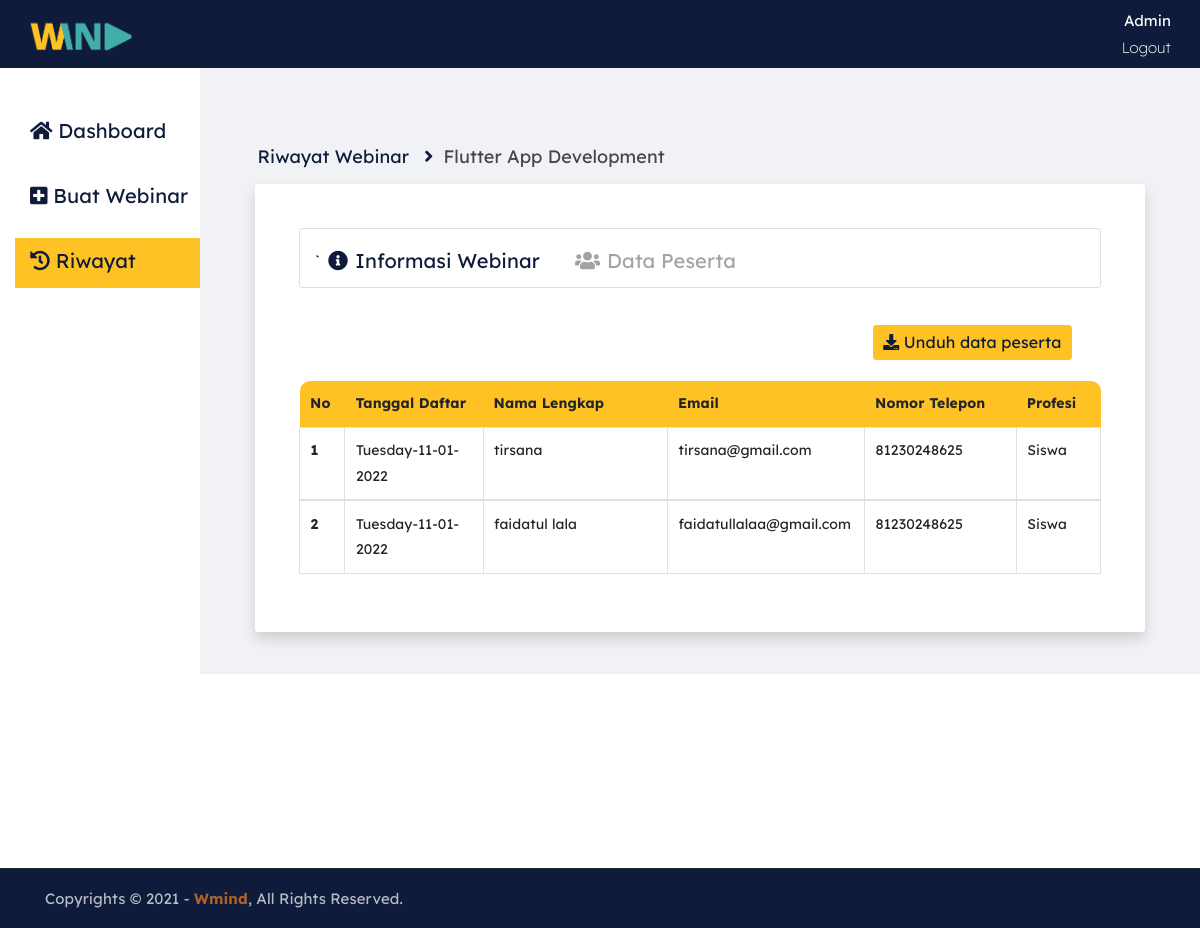
Page /data-peserta-eo.php?id_webinar=24 (signed in) on the committed database.
### tables this page shows
CREATE TABLE `tb_daftar_peserta` (
  `id_peserta` int(11) NOT NULL,
  `id_webinar_session` int(11) NOT NULL,
  `id_author` int(11) NOT NULL,
  `id_author_eo` int(11) NOT NULL,
  `tgl_daftar` varchar(225) DEFAULT NULL,
  `nama_peserta` varchar(225) NOT NULL,
  `email_peserta` varchar(225) NOT NULL,
  `notelp_peserta` bigint(100) NOT NULL,
  `profesi_peserta` varchar(50) NOT NULL
);

### data-peserta-eo.php (the view, shortened to what this page needs)
<!DOCTYPE html>
<html lang="en">
<head>
	<link rel="stylesheet" href="assets/css/all.min.css">
	<link rel="stylesheet" href="assets/bootstrap/css/bootstrap.min.css">
	<link rel="stylesheet" href="assets/css/owl.carousel.css">
	<link rel="stylesheet" href="assets/css/magnific-popup.css">
	<link rel="stylesheet" href="assets/css/animate.css">
	<link rel="stylesheet" href="assets/css/meanmenu.min.css">
	<link rel="stylesheet" href="assets/css/main.css">
	<link rel="stylesheet" href="assets/css/css_sherly.css">
	<link rel="stylesheet" href="assets/css/responsive.css">
</head>
<body>
    <nav class="navbar navBarEo">
        <div class="container-fluid navBarEo">
            <a class="navbar-brand" href="index.php">
                <img src="assets/img/logo_transparan.png" style="width: 70%" alt="">
            </a>
            <div class="navBarUsername">
				<p class="panggilUsername"> <?php echo $_SESSION['username']; ?></p>
				<a class="txtLogout" href="logout.php">Logout</a>
			</div>
        </div>
    </nav>
	<div class="container-fluid">
		<div class="row" >
			<div class="col-md-2 colKiri">
				<div class="sidebarEo">
				    <ul style='list-style-type: none;'>
						<li class="listMenu" >
							<a class="pilihanMenu" href="dashboard-eo.php"><i class="fas fa-home"></i> Dashboard</a>
						</li>
						<li class="listMenu">
							<a class="pilihanMenu" href="buat-webinar-eo
							.php"><i class="fas fa-plus-square"></i> Buat Webinar</a>
						</li>
						<li class="listMenu active ">
							<a class="pilihanMenu" href="riwayat-webinar-eo.php"><i class="fas fa-history" ></i> Riwayat</a>
						</li>
					</ul>
				</div>
			</div>
			<div class="col-md-10" style="background-color: #F0F2F5; height: 100%;">
				<div class="cardDashboard">
					<div class="card detailRiwayat">
						<div class="card-body row petunjukDetail">
							<h6 class="card-title"><a href="riwayat-webinar-eo.php">Riwayat Webinar </a><i class="fas fa-angle-right ikonAngleRight" ></i></h6>
							<h6 class="card-title active">
								<?php
									$title = $_SESSION['judul_webinar'];
									$new = [];
									if($new) {
										$new = implode(" ", $new);
										print_r($new); echo '...';
									}
									else {
										print_r($title);
									}
								?>
							</h6>
						</div>
					</div>
					<div class="card shadow p-3 mb-5 bg-white rounded" style="width: 100%; border: none; border-radius: 6px; ">
						<div class="card-body" style="margin: 20px; padding: 10px;" >
							<div class="d-flex justify-content-center ">
								<div class="card cardPilihanDetail">
									<nav class="navbar navbar-expand-lg">
										<div class="collapse navbar-collapse" >
										`	<div class="navbar-nav">
												<a class="nav-item nav-link navLinkDetail mr-2 active" href="detail-webinar-eo.php?id_webinar=<?php echo $_SESSION['id_webinar'];?>" ><i class="fas fa-info-circle mr-2"></i>Informasi Webinar</a>
												<a class="nav-item nav-link navLinkDetail ml-3" href="data-peserta-eo.php?id_webinar=<?php echo $_SESSION['id_webinar']; ?>"><i class="fas fa-users mr-2"></i>Data Peserta</a>
											</div>
										</div>
									</nav>
								</div>
							</div>
							<div class="navbar">
								<div class="container d-flex justify-content-end mb-3 ">
                                    <a href="unduh-data-peserta.php?id_webinar=<?php echo $_SESSION['id_webinar']; ?>" class="btn btn-dark unduhDataPeserta"><i class="fas fa-download"></i> Unduh data peserta</a>
                                </div>
							</div>
                            <table class="table table-bordered tabelRiwayat" >
								<thead>
									<tr class="tabelThead">
										<th scope="col" style="border-top-left-radius: 10px; border: none; width: 50px">No</th>
										<th scope="col" style="border: none; width: 200px">Tanggal Daftar</th>
										<th scope="col" style="border: none; width: 300px">Nama Lengkap</th>
										<th scope="col" style="border: none; width: 200px ">Email</th>
                                        <th scope="col" style="border: none; width: 200px ">Nomor Telepon</th>
										<th scope="col" style="border-top-right-radius: 10px; border: none; width: 100px;">Profesi</th>
									</tr>
								</thead>
									<?php
										include "koneksi.php";
										$id_webinar_session=$_SESSION['id_webinar'];
										$no=1;
										$cari = $_POST['inputCari'];
										if($cari != ''){
											$select= mysqli_query($koneksi, "SELECT * FROM tb_daftar_peserta WHERE id_webinar_session='$id_webinar_session' AND nama_peserta LIKE '%".$cari."%' OR profesi_peserta LIKE '%".$cari."%' ");
										}else{
											$select= mysqli_query($koneksi, "SELECT * FROM tb_daftar_peserta WHERE id_webinar_session='$id_webinar_session' ");
										}
										if(mysqli_num_rows($select)){
											while ($data=mysqli_fetch_array ($select)){
									?>
								<tbody>
									<tr>
										<th><?php echo $no++;?></th>
										<td style="text-transform: capitalize;"><?php echo $data['tgl_daftar'];?> </td>
										<td><?php echo $data['nama_peserta'];?> </td>
                                        <td><?php echo $data['email_peserta'];?> </td>
                                        <td><?php echo $data['notelp_peserta'];?> </td>
										<td><?php echo $data['profesi_peserta'];?> </td>
									</tr>
								</tbody>
								<?php } } else{
										echo '<tr class="align-middle"><td colspan="5">Tidak ada data</td></tr>';
									}?>
							</table>
						</div>
					</div>
				</div>
			</div>
		</div>
	</div>
	<div class="copyright" style="background-color: #0E1B3A">
		<div class="container">
			<div class="row">
				<div class="col-lg-6 col-md-12">
					<p>Copyrights &copy; 2021 - <a href="https://imransdesign.com/">Wmind</a>,  All Rights Reserved.</p>
				</div>
			</div>
		</div>
	</div>
</body>
</html>

### assets/css/main.css (style rules this page uses)
html { font-size: 14px; font-weight: 400; line-height: 28px; height: 100%; }
body { font-family: 'Lexend Deca', sans-serif; font-weight: 400; font-size: 1rem; letter-spacing: 0.1px; line-height: 1.8; color: #051922; overflow-x: hidden; }
body img { max-width: 100%; }
a { cursor: pointer; text-decoration: none; -webkit-transition: all 0.2s ease-in-out; -o-transition: all 0.2s ease-in-out; transition: all 0.2s ease-in-out; }
h1, .h1, h2, .h2, h3, .h3, h4, .h4, h5, .h5, h6, .h6 { font-family: 'Lexend Deca', sans-serif; font-weight: 700; margin: 0 0 1.25rem 0; color: #051922; }
h1:last-child, .h1:last-child, h2:last-child, .h2:last-child, h3:last-child, .h3:last-child, h4:last-child, .h4:last-child, h5:last-child, .h5:last-child, h6:last-child, .h6:last-child { margin: 0; }
h6, .h6 { font-size: 1rem; font-weight: 700; line-height: 1.5rem; }
p { font-family: 'Lexend Deca', sans-serif; font-weight: 400; font-size: 1rem; letter-spacing: 0.1px; line-height: 1.8; color: #051922; margin: 0 0 1.25rem 0; }
p:last-child { margin: 0; }
a.navbar-brand img { max-width: 150px; }
.copyright { background-color: #051922; border-top: 1px solid #232a35; }
.copyright p { margin: 0; color: #fff; opacity: 0.7; padding: 16px 0; font-size: 15px; }
.copyright a { color: #F28123; font-weight: 700; }
a.navbar-brand { -webkit-transition: 0.3s; -o-transition: 0.3s; transition: 0.3s; }
html, body { height: 100%; }
thead { border-bottom: 1px solid #eee; }

### assets/css/css_sherly.css (style rules this page uses)
.navBarEo { background-color: #0E1B3A; }
.navBarUsername { text-align: right; }
.panggilUsername { color: white; font-family: 'Lexend Deca', sans-serif; font-size: 15px; margin-bottom: 0px; text-transform: capitalize; }
.txtLogout { color: white; font-family: 'Lexend Deca', sans-serif; font-size: 15px; font-weight: 200; }
.colKiri { height: 800px; background-color: white; width: 300px; }
.sidebarEo { padding-top: 40px; margin-left: -20px; width: 400px; }
.sidebarEo ul li.active { background-color: #FFC224; color: white !important; }
.listMenu { margin-left: -20px; padding-top: 5px; padding-bottom: 5px; padding-right: 5px; padding-left: 5px; width: 200px; height: 50px; font-family: 'Lexend Deca', sans-serif; font-size: 20px; cursor: pointer; }
.pilihanMenu { margin-left: 10px; color: #0E1B3A; }
.cardDashboard { margin: 40px; }
.tempatGambarPoster .textRekom, h6 { font-size: 15px; color: #0E1B3A; font-weight: normal; text-align: center; padding: 10px; }
.tabelRiwayat { border: none; }
.tabelThead { background-color: #FFC224; border: none; }
.detailRiwayat { margin-bottom: 20px; margin-top: 50px; background: transparent; border: none; }
.petunjukDetail h6 { font-size: 18px; margin-bottom: -30px; margin-left: -10px; }
.petunjukDetail h6 a { color: #0E1B3A; }
.petunjukDetail h6.active { text-transform: capitalize; color: #454545; }
.ikonAngleRight { color: #0E1B3A; margin-left: 10px; }
.cardPilihanDetail { margin-bottom: 30px; width: 100%; height: 60px; }
.navLinkDetail { font-size: 20px; color: #A3A3A3; }
.navLinkDetail.active { color: #0E1B3A; }
.unduhDataPeserta { font-size: 16px; color: #0E1B3A; border: none; background-color: #FFC224; align-content: flex-end; }

### rows in the picture
tb_daftar_peserta: tgl_daftar "Tuesday-11-01-2022", nama_peserta "tirsana", email_peserta "tirsana@gmail.com", notelp_peserta "81230248625", profesi_peserta "Siswa"
tb_daftar_peserta: tgl_daftar "Tuesday-11-01-2022", nama_peserta "faidatul lala", email_peserta "faidatullalaa@gmail.com", notelp_peserta "81230248625", profesi_peserta "Siswa"

### other values in the picture
$_SESSION['username'] "Admin"
